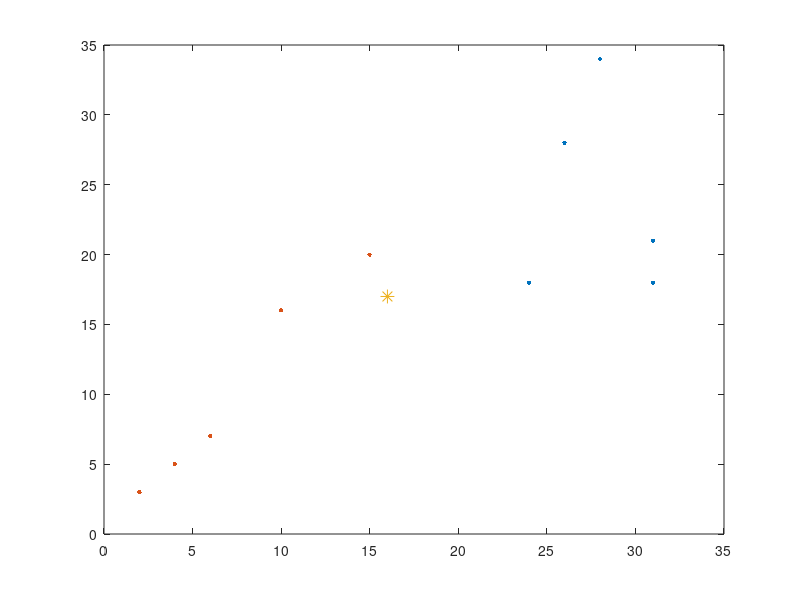

Reproduce this figure in MATLAB.
% Ejemplo del uso del método K-NN en MatLAB                                 
% Autores: Erik Cuevas, Omar Avalos, Arturo Valdivia y Primitivo Díaz         
% Limpiar variables 

clear all

%%% Definimos nuestras clases con sus debidas etiquetas

x = [2 3;4 5;6 7;15 20;10 16;31 21; 24 18; 31 18; 28 34; 26 28];
y = ['Roja';'Roja';'Roja';'Roja';'Roja';'Azul';'Azul';'Azul';'Azul';'Azul'];

%%% Definimos el número de vecinos y damos una nueva muestra

k = 3;
p = [16 17];


%Determinamos la distancia(Euclidiana) de la nueva muestra con respecto 
%de cada elemento de las clases

for i =1:length(x(:,1))
 d(i)=norm(p-x(i,:)); 
end

% Se reordena de menos a mayor las distancias con sus respectivos índices
[td,pos]=sort(d);
 
% Utilizando el reacomodo de las distancias, creo dos elementos          
% auxiliares donde reordeno los elementos según la distancia con respecto 
% a la nueva observación y tomo los k vecinos cercanos

auxx = x(pos,:);   auxx = auxx(1:k,:);
auxy = y(pos,:);   auxy = auxy(1:k,:);
repet = zeros (1,k); %% declaro un auxiliar con ceros

% Hago el conteo de los vecinos cercanos

for i = 1:k
    for j = 1:k
        if auxy(j) == auxy(i)
           repet(i) = repet(i)+1;
        end
    end
end

% Determino el mayor número de vecinos y desplego el resultado

[rep, posrep] = max(repet);
res = ['La nueva observación pertenece a la clase: ', auxy(posrep,:)];
disp (res)

% Visualizar los resultados

plot(x(6:10,1), x(6:10,2),'.','markersize',10,'markerfacecolor','b');
hold on
plot(x(1:5,1), x(1:5,2),'.','markersize',10,'markerfacecolor','r');
hold on
plot(p(1), p(2),'*','markersize',10,'markerfacecolor','g');
